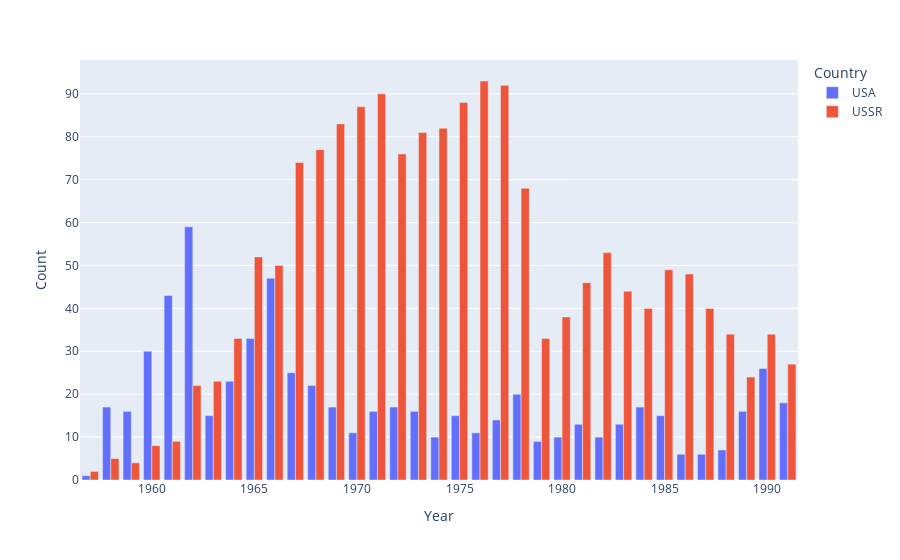

Notebook code for this chart:
### Code cell
px.bar(launches_per_year, x="Year", y="Count", color="Country", barmode="group")

### Figure 1 — Plotly figure (JSON) as saved in the notebook; plotly's stock layout.template omitted (floating-point values rounded to 4 significant figures)
{"data": [{"alignmentgroup": "True", "hovertemplate": "Country=USA<br>Year=%{x}<br>Count=%{y}<extra></extra>", "legendgroup": "USA", "marker": {"color": "#636efa", "pattern": {"shape": ""}}, "name": "USA", "offsetgroup": "USA", "orientation": "v", "showlegend": true, "textposition": "auto", "type": "bar", "x": [1957, 1958, 1959, 1960, 1961, 1962, 1963, 1964, 1965, 1966, 1967, 1968, 1969, 1970, 1971, 1972, 1973, 1974, 1975, 1976, 1977, 1978, 1979, 1980, 1981, 1982, 1983, 1984, 1985, 1986, 1987, 1988, 1989, 1990, 1991], "xaxis": "x", "y": [1, 17, 16, 30, 43, 59, 15, 23, 33, 47, 25, 22, 17, 11, 16, 17, 16, 10, 15, 11, 14, 20, 9, 10, 13, 10, 13, 17, 15, 6, 6, 7, 16, 26, 18], "yaxis": "y"}, {"alignmentgroup": "True", "hovertemplate": "Country=USSR<br>Year=%{x}<br>Count=%{y}<extra></extra>", "legendgroup": "USSR", "marker": {"color": "#EF553B", "pattern": {"shape": ""}}, "name": "USSR", "offsetgroup": "USSR", "orientation": "v", "showlegend": true, "textposition": "auto", "type": "bar", "x": [1957, 1958, 1959, 1960, 1961, 1962, 1963, 1964, 1965, 1966, 1967, 1968, 1969, 1970, 1971, 1972, 1973, 1974, 1975, 1976, 1977, 1978, 1979, 1980, 1981, 1982, 1983, 1984, 1985, 1986, 1987, 1988, 1989, 1990, 1991], "xaxis": "x", "y": [2, 5, 4, 8, 9, 22, 23, 33, 52, 50, 74, 77, 83, 87, 90, 76, 81, 82, 88, 93, 92, 68, 33, 38, 46, 53, 44, 40, 49, 48, 40, 34, 24, 34, 27], "yaxis": "y"}], "layout": {"barmode": "group", "legend": {"title": {"text": "Country"}, "tracegroupgap": 0}, "margin": {"t": 60}, "xaxis": {"anchor": "y", "domain": [0, 1], "title": {"text": "Year"}}, "yaxis": {"anchor": "x", "domain": [0, 1], "title": {"text": "Count"}}}}
